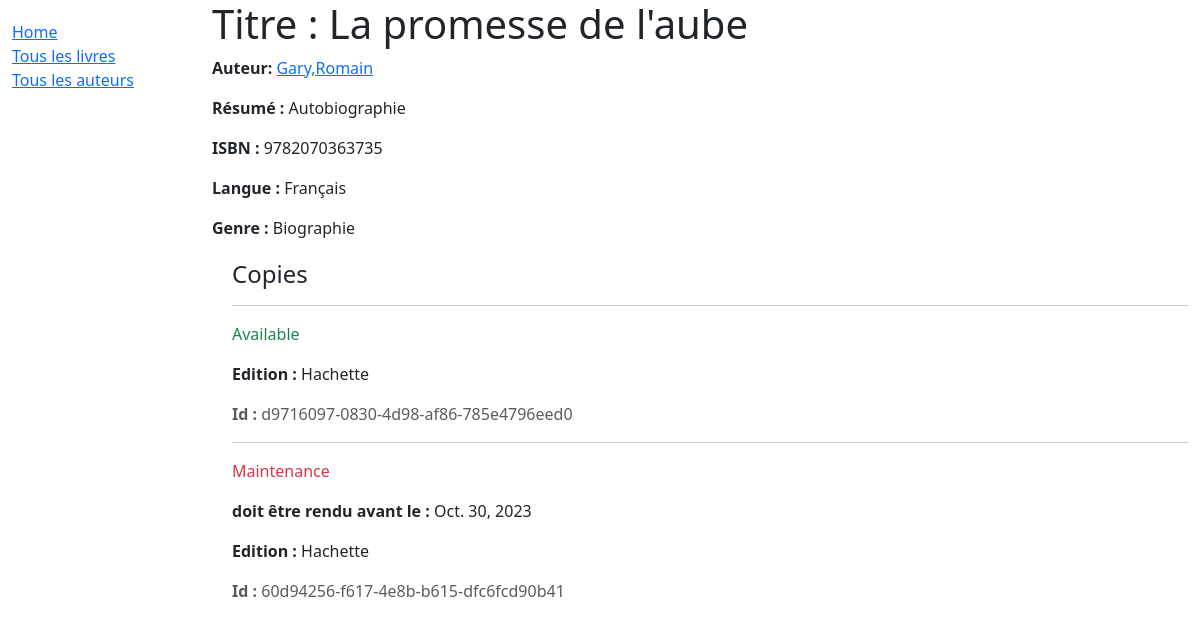
/catalog/book/1, run on the app's committed database.
### catalog/models.py (models this page shows, shortened)
class Book(models.Model):
    title=models.CharField(max_length=200)
    author=models.ForeignKey('Author',on_delete=models.SET_NULL,null=True)
    summary=models.TextField(max_length=1000,help_text='Enter a brief description of the book')
    isbn=models.CharField('ISBN',max_length=13,help_text='13 Characters <a href="https://www.isbn-international.org/content/what-isbn">ISBN number</a>')
    genre=models.ManyToManyField(Genre,help_text='Select a genre for this book')
    language=models.ForeignKey(Language,on_delete=models.SET_NULL, null=True)
    class Meta:
        ordering=['title','author']
    def display_genre(self):
        """Create a string for the Genre.this is required to display genre in Admin."""
        return ','.join(genre.name for genre in self.genre.all()[:3])
    display_genre.short_description='Genre'

class Author(models.Model):
    first_name=models.CharField(max_length=100)
    last_name=models.CharField(max_length=100)
    date_of_birth=models.DateField(null=True,blank=True)
    date_of_death=models.DateField('Died',null=True,blank=True)
    class Meta:
        ordering=['last_name','first_name']
    def __str__(self):
        return f'{self.last_name},{self.first_name}'

class Language(models.Model):
    name=models.CharField(max_length=200,help_text="Enter the book's natural language(e.e. Englis, Franch, Japanese,etc...)")
    def __str__(self):
        return self.name

class Genre(models.Model):
    name=models.CharField(max_length=200,help_text="Enter a book genre (e.g. Science Fiction)")
    def __str__(self):
        return self.name

class BookInstance(models.Model):
    id=models.UUIDField(primary_key=True,default=uuid.uuid4,help_text='Unique ID for this particular book across whole library')
    book=models.ForeignKey(Book,on_delete=models.SET_NULL,null=True)
    imprint=models.CharField(max_length=200)
    due_back=models.DateField(null=True,blank=True)
    LOAN_STATUS=(
        ('m','Maintenance'),
        ('o','On loan'),
        ('a','Available'),
        ('r','Reserved'),
    )
    status=models.CharField(max_length=1,choices=LOAN_STATUS,blank=True,default='m',help_text='Book Availability')
    class Meta:
        ordering=['due_back']

### catalog/views.py (the view)
# urls.py: path('book/<int:pk>',views.BookDetailView.as_view(),name='book-detail'),
class BookDetailView(generic.DetailView):
    model=Book

### catalog/templates/catalog/book_detail.html
{% extends "base_generic.html" %}
{% block content %}
<h1>Titre : {{book.title}}</h1>
<p>
    <strong>
        Auteur:
    </strong>
    <a href="{% url 'author-detail' book.author.pk %}">{{book.author}}</a>
</p>
<p>
    <strong>Résumé : </strong>
    {{book.summary}}
</p>
<p>
    <strong>ISBN : </strong>
    {{book.isbn}}
</p>
<p>
    <strong>Langue : </strong>
    {{book.language}}
</p>
<p>
    <strong>Genre : </strong>
    {{book.genre.all|join:","}}
</p>
<div style="margin-left:20px;margin-top:20px">
    <h4>Copies</h4>
    {% for copy in book.bookinstance_set.all %}
    <hr>
    <p
    class="{% if copy.status == 'a' %}text-success{% elif copy.status == 'm' %}text-danger{% else %}text-warning{% endif %}"
    >
        {{copy.get_status_display}}
    </p>
    {% if copy.status != 'a' %}
    <p><strong>doit être rendu avant le : </strong>{{copy.due_back}}</p>
    {% endif %}
    <p><strong>Edition : </strong>{{copy.imprint}}</p>
    <p class="text-muted"><strong>Id : </strong>{{copy.id}}</p>
    {% endfor %}
</div>
{% endblock %}

### data on the page
Book: author "Gary,Romain", summary "Autobiographie", isbn "9782070363735", language "Français", genre.all "Biographie"
BookInstance: status "Available", imprint "Hachette", id "d9716097-0830-4d98-af86-785e4796eed0"
BookInstance: status "Maintenance", due_back "Oct. 30, 2023", imprint "Hachette", id "60d94256-f617-4e8b-b615-dfc6fcd90b41"
